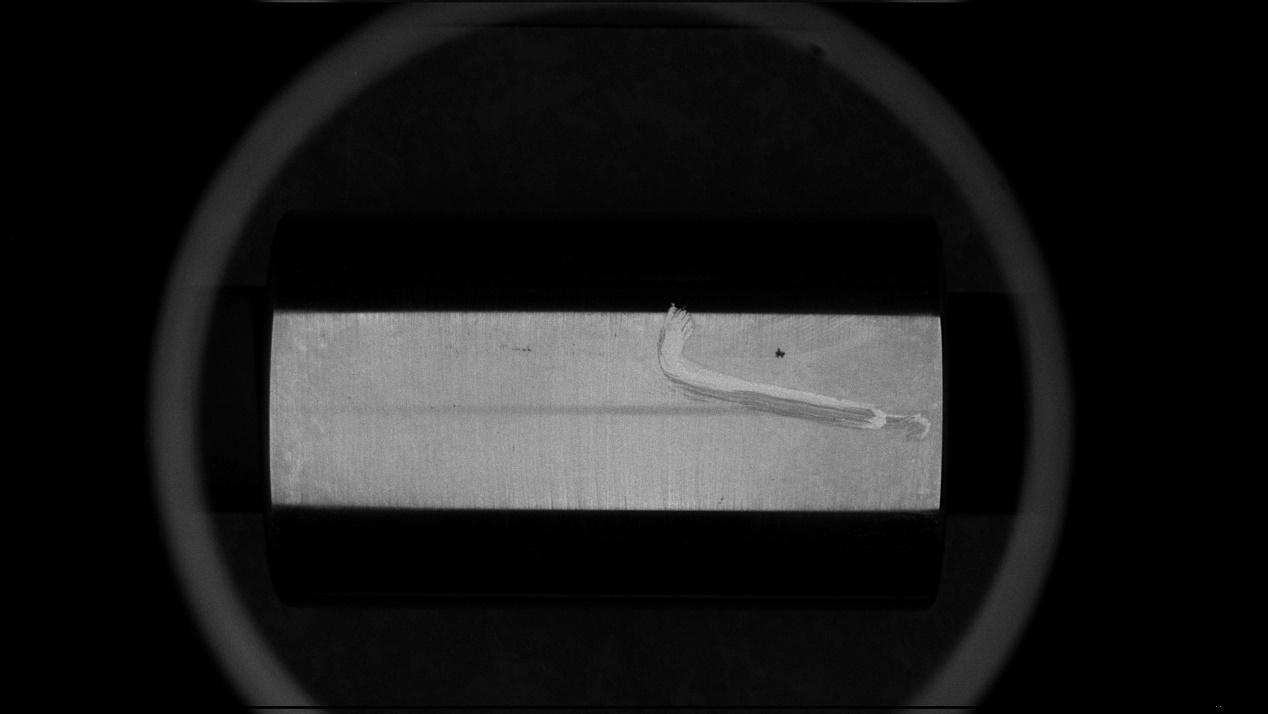
#> input picture 缺陷检测/project1/1.jpg, 1268 x 714 px
$ python detection1.py
#> lines starting #> are read from the running program, lines starting #| are printed output that depends on the picture; after the words box and inside, x2 and y2 are one past the last pixel; in counts of white or black regions, pixels touching at a corner belong together
#> further down, img is the input picture: shape (714, 1268, 3); min 0, max 193, mean 27.3
import cv2
import numpy as np
import os
import matplotlib.pyplot as plt

def detection(img):
    img=cv2.cvtColor(img,cv2.COLOR_BGR2GRAY)
#> img: shape (714, 1268)
    img_roi=img.copy()
    img_roi=cv2.GaussianBlur(img_roi,(7,7),1)
    img_roi[img_roi<120]=0
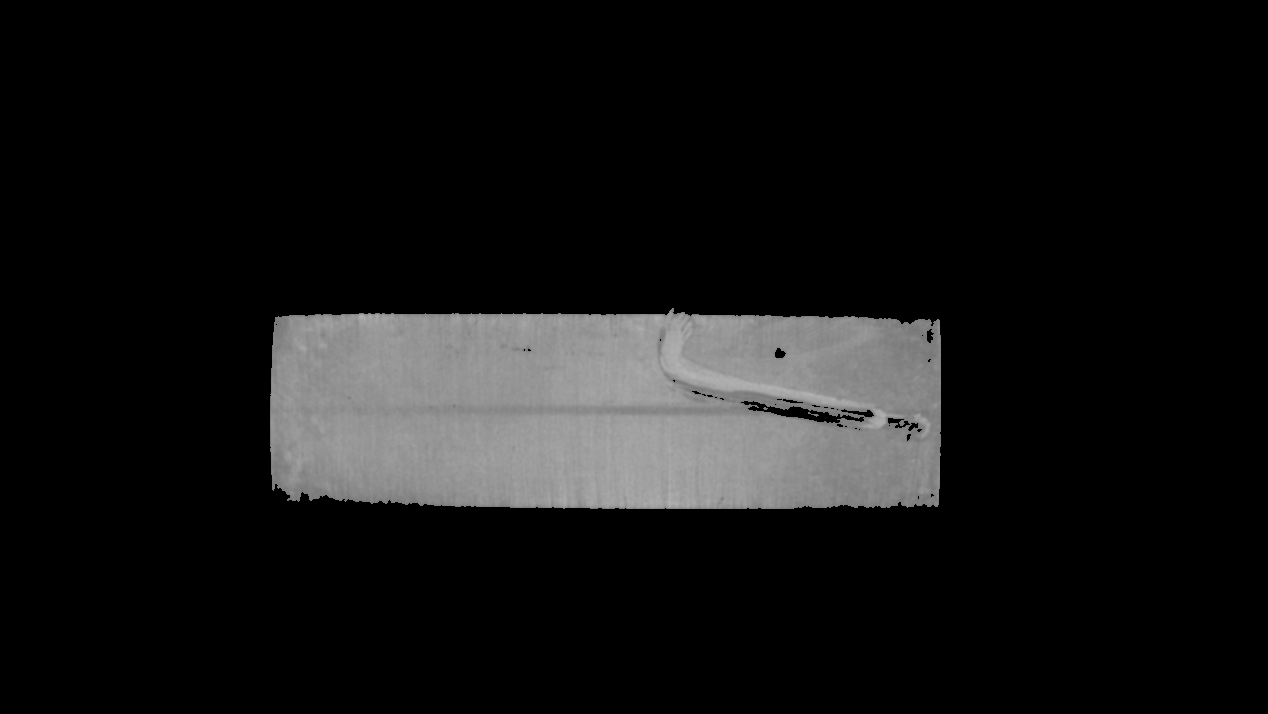
#> img_roi: shape (714, 1268); min 0, max 182, mean 20.5
    img_roi[img_roi>=120]=255
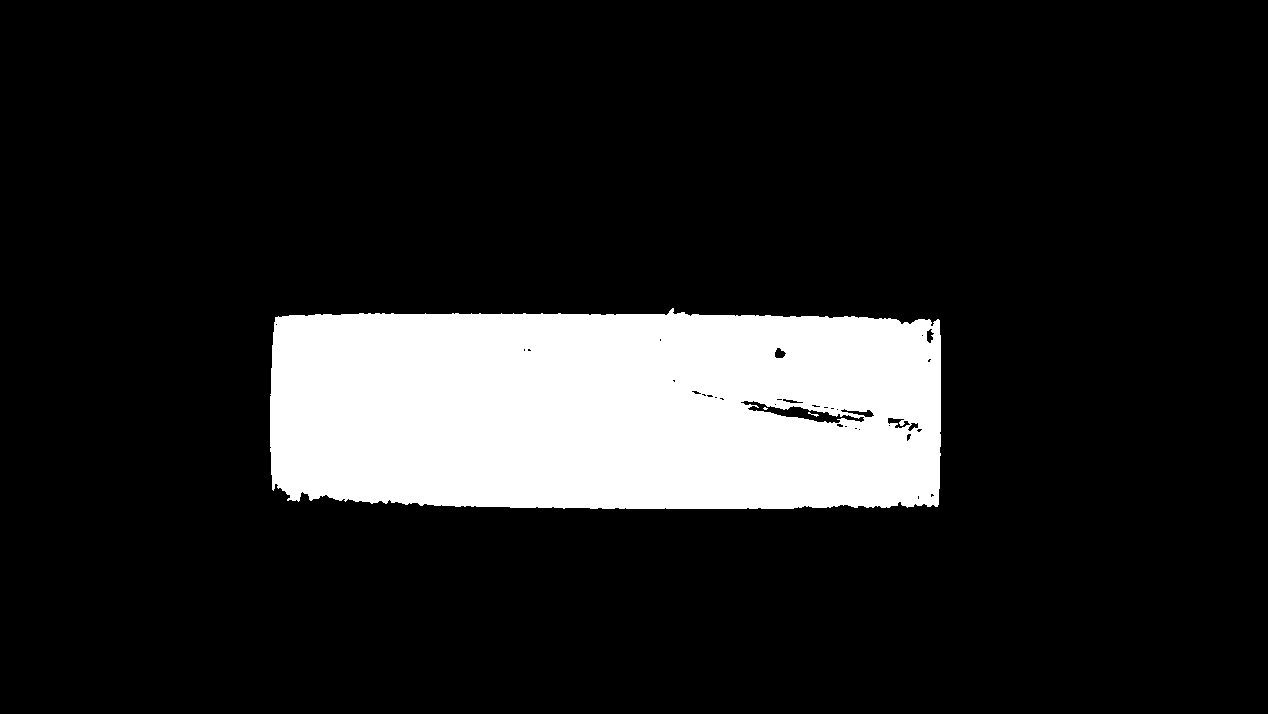
#> img_roi: shape (714, 1268); 13.9% white; 3 white regions (2 under 20 px), largest, box (x1, y1, x2, y2) and area: (270, 308, 941, 509) 126182
    xs,ys=np.nonzero(img_roi)
    min_x=np.min(xs)
#> min_x = 308
    min_y=np.min(ys)
#> min_y = 270
    max_x=np.max(xs)
#> max_x = 508
    max_y=np.max(ys)
#> max_y = 940
    img_crop_roi=img[min_x:max_x,min_y:max_y]
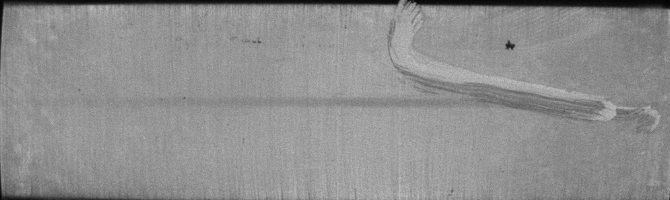
#> img_crop_roi: shape (200, 670); min 3, max 193, mean 142.6
    img_crop_roi=cv2.GaussianBlur(img_crop_roi,(5,5),1)

    img_crop_roi[img_crop_roi<100]=0
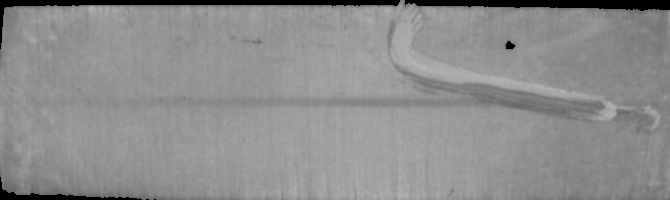
#> img_crop_roi: shape (200, 670); min 0, max 182, mean 141.1
    img_crop_roi[img_crop_roi>=100]=255
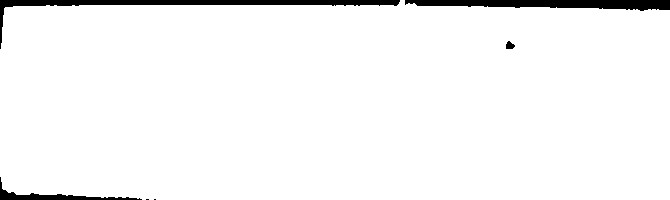
#> img_crop_roi: shape (200, 670); 96.4% white; 6 black regions (2 under 20 px), largest, box (x1, y1, x2, y2) and area: (0, 0, 400, 49) 2198, (405, 0, 670, 11) 1979, (0, 177, 142, 200) 648, (506, 41, 515, 49) 52
    img_copy=np.zeros((img.shape[0],img.shape[1]),dtype=np.uint8)
    img_copy[min_x:max_x,min_y:max_y]=img_crop_roi
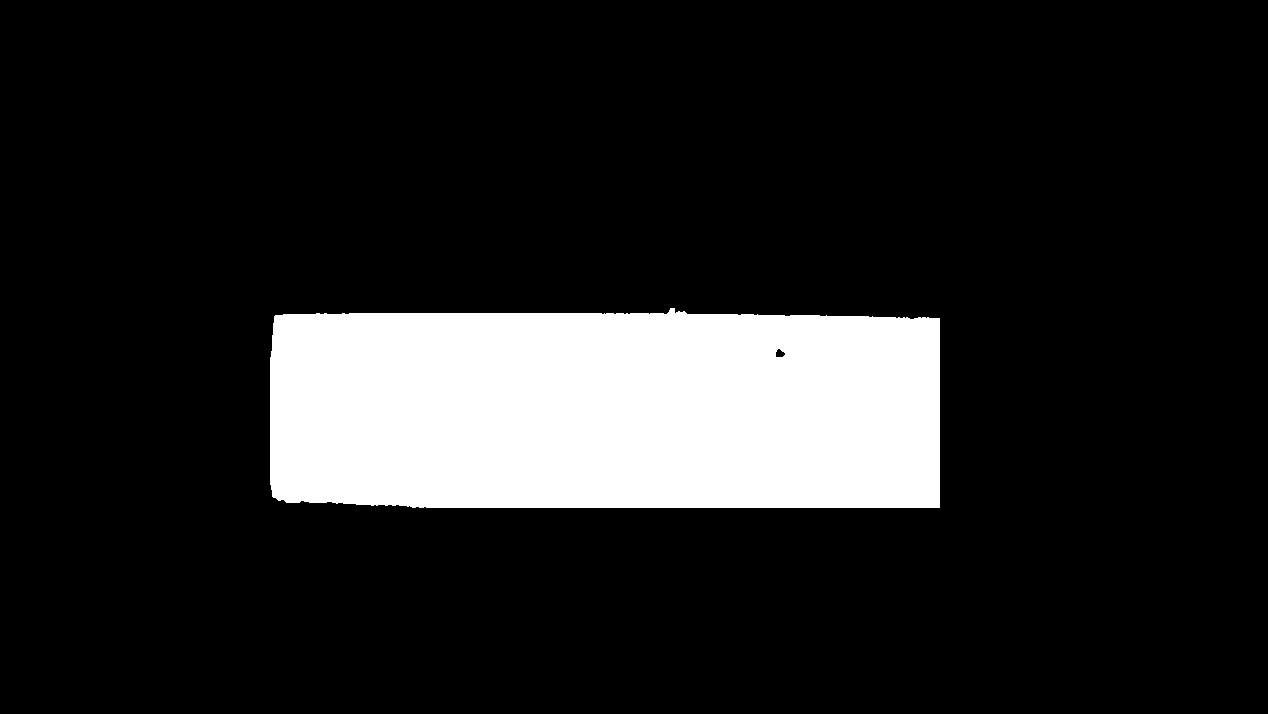
#> img_copy: shape (714, 1268); 14.3% white; 1 white region
    cnts,_ = cv2.findContours(img_copy,cv2.RETR_TREE,cv2.CHAIN_APPROX_SIMPLE)
#> cnts = 2 contours; box (x1, y1, x2, y2) and area: (270, 308, 940, 508) 128316, (775, 348, 786, 358) 64

    for item in cnts:
        item=np.array(item)
        xmin_roi=min(item[:,0,1])
        xmax_roi=max(item[:,0,1])
        ymin_roi=min(item[:,0,0])
        ymax_roi=max(item[:,0,0])
        if((ymax_roi-ymin_roi)*(xmax_roi-xmin_roi)<50*50):

            img[img>0]=0
            img[xmin_roi:xmax_roi,ymin_roi:ymax_roi]=255-img_copy[xmin_roi:xmax_roi,ymin_roi:ymax_roi]
#> this loop made 2 passes
#> (xmin_roi, xmax_roi, ymin_roi, ymax_roi) on passes 1 to 2: (308, 507, 270, 939), (348, 357, 775, 785)
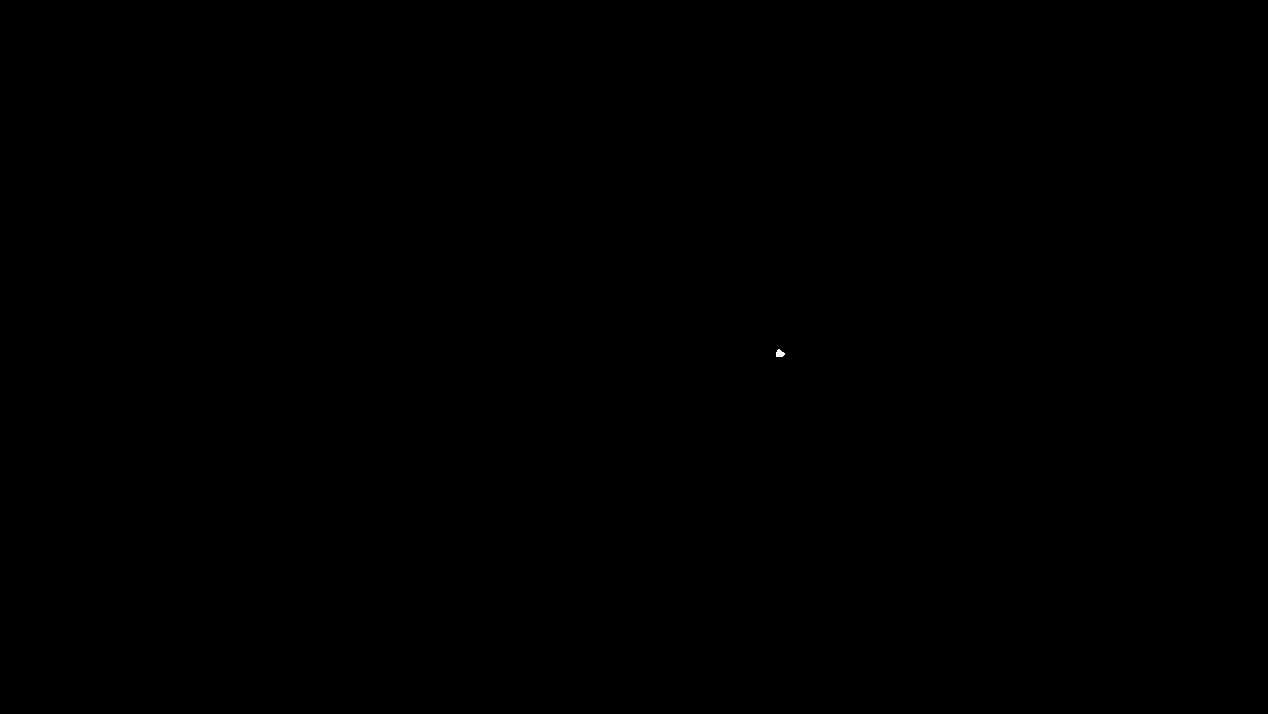
#> img: shape (714, 1268); 0.01% white; 1 white region, box (x1, y1, x2, y2) and area: (776, 349, 785, 357) 52
    return img


if __name__=="__main__":
    path="1.jpg"
    img=cv2.imread(path)
    roi=detection(img)
    img[roi>0]=[255,0,0]
#> img: shape (714, 1268, 3)
    plt.imshow(img)
    plt.show()
